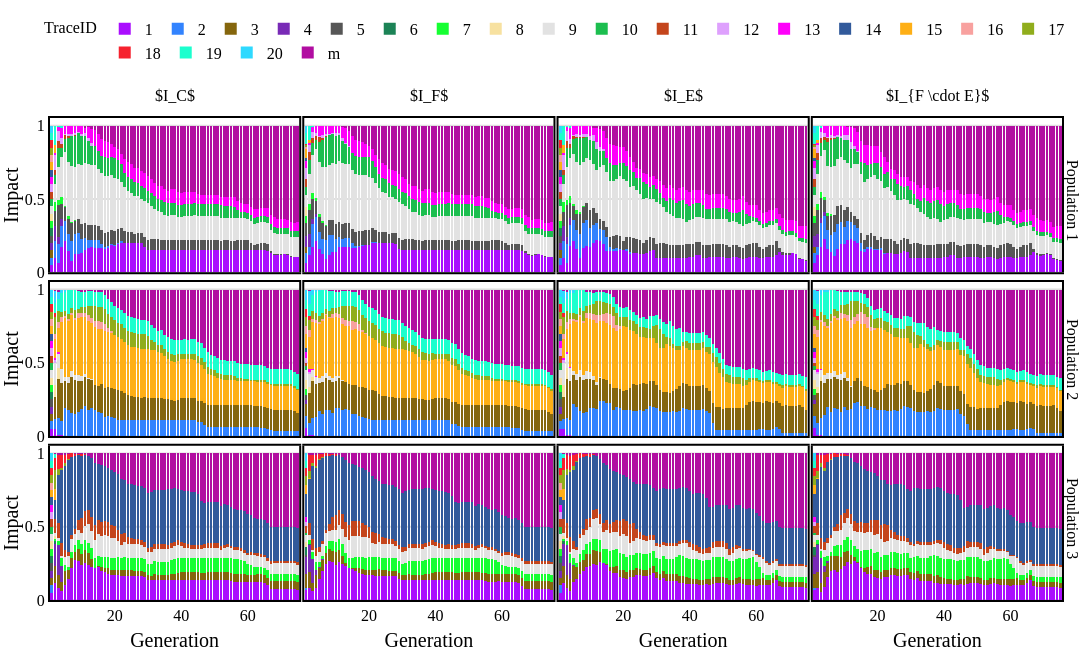

Notebook cell for this chart:
### Code cell
#fig = px.bar(current_df, x='generation', y=traceid_columns, facet_row="crossover", facet_col="mutation", title='Counting Impact per TraceID over Generations', labels={'value': 'Counting Impact', 'generation': 'Generation'}, barmode='stack', color_discrete_sequence=px.colors.qualitative.Alphabet) #Light24


import plotly.express as px
import plotly.graph_objects as go
from plotly.subplots import make_subplots

def get_boxplot_data(df, legend=False):
    df.drop(columns=['run_number', 'crossover', 'mutation'], inplace=True)
    traceid_columns = [col for col in df.columns if col != 'generation']
    fig = px.bar(df, x='generation', y=traceid_columns, barmode='stack', color_discrete_sequence=px.colors.qualitative.Alphabet, facet_row="initial_population") #Light24

    if not legend:
        fig.update_traces(showlegend=False)
    return fig

def filter_df(df, co, mu):
    #current_df = df[df['initial_population'] == pop]
    current_df = df[df['crossover'] == co]#current_df[current_df['crossover'] == co]
    current_df = current_df[current_df['mutation'] == mu]
    return current_df

#populations = counting_impact['initial_population'].unique() #["population 2"]
crossovers = counting_impact['crossover'].unique() #["LX"]
mutations = counting_impact['mutation'].unique() #["UM"]


#for pop in populations:
for co in crossovers:
    for mu in mutations:
        current_ci_df = filter_df(counting_impact, co, mu)
        current_fi_df = filter_df(fitness_impact, co, mu)
        current_ei_df = filter_df(entropy_impact, co, mu)
        current_fei_df = filter_df(fitness_entropy_impact, co, mu)
        column_names = ["$I_C$", "$I_F$", "$I_E$", "$I_{F \\cdot E}$"]
        fig = make_subplots(rows=3, cols=4, column_titles=column_names, shared_yaxes=True, shared_xaxes=True, horizontal_spacing=0.005, vertical_spacing=0.02)

        ci_box_fig = get_boxplot_data(current_ci_df)
        for i, trace in enumerate(ci_box_fig.data):
            row_num = (i % 3) + 1  # Verteilt auf 3 Zeilen
            fig.add_trace(trace, row=row_num, col=1)
        fi_box_fig = get_boxplot_data(current_fi_df)
        for i, trace in enumerate(fi_box_fig.data):
            row_num = (i % 3) + 1  # Verteilt auf 3 Zeilen
            fig.add_trace(trace, row=row_num, col=2)
        ei_box_fig = get_boxplot_data(current_ei_df)
        for i, trace in enumerate(ei_box_fig.data):
            row_num = (i % 3) + 1  # Verteilt auf 3 Zeilen
            fig.add_trace(trace, row=row_num, col=3)
        fei_box_fig = get_boxplot_data(current_fei_df)
        for i, trace in enumerate(fei_box_fig.data):
            row_num = (i % 3) + 1  # Verteilt auf 3 Zeilen
            fig.add_trace(trace, row=row_num, col=4)

        # Nach dem Hinzufügen aller Traces:
        fig.update_xaxes(title_text='Generation')  # Nur unten mittig
        fig.update_yaxes(title_text='Impact')     # Nur links mittig

        # Alle anderen Achsentitel entfernen
        for row in range(1, 4):
            for col in range(1, 5):
                if col != 1:  # delete X-Titel
                    fig.update_yaxes(title_text="", row=row, col=col)
                if row != 3:  # delete Y-Titel  
                    fig.update_xaxes(title_text="", row=row, col=col)

        # Legende nur für Traces der ersten Spalte anzeigen
        for i, trace in enumerate(fig.data):
            if trace.xaxis == 'x' and trace.yaxis == 'y':  # Subplot (1,1)
                trace.showlegend = True
            else:
                trace.showlegend = False
        #fig.update_yaxes(matches='y')
        #fig.update_xaxes(matches='y')
        fig.update_layout(
            template="dis_figure*2",
            width=dis_rotated_page_figure_size*1.7,
            height=dis_wide_figure_size*1.2, #for rotated page
            margin=dict(l=50, r=30, t=40, b=60),
            autosize=False
        )

        #fig.update_layout(xaxis_title='Generation', )
        #fig.update_xaxes(title_text='Generation')  

        fig.update_layout(barmode='stack')
        fig.update_layout(
            legend=dict(
                itemsizing='constant',
                itemwidth=30,  # Kompakte Symbol-Breite
                tracegroupgap=0,  # Weniger Abstand zwischen Items
                orientation="h",
                yanchor="bottom",
                y=1.1,
                xanchor="center",
                x=0.5,
                title="TraceID"
            ),
            yaxis_title='Impact'
        )
        
        fig.for_each_annotation(lambda a: a.update(
            text=a.text.replace("$I_", "$I_"),
            y=1.025  # Höher = mehr Abstand (Standard ist ~1.07)
        ))
        # Entfernen der automatischen row titles
        fig.for_each_annotation(lambda a: a.update(text="") if "initial_population" in a.text else None)

        # Neue row titles hinzufügen
        fig.add_annotation(text="Population 1", x=1.01, y=0.83, xref="paper", yref="paper", showarrow=False, textangle=90, xanchor="center", yanchor="middle")
        fig.add_annotation(text="Population 2", x=1.01, y=0.5, xref="paper", yref="paper", showarrow=False, textangle=90, xanchor="center", yanchor="middle")
        fig.add_annotation(text="Population 3", x=1.01, y=0.17, xref="paper", yref="paper", showarrow=False, textangle=90, xanchor="center", yanchor="middle")
        if co == "UX" and mu == "GM":
            fig.show()
        fig.write_image(f"../figures/single_run_in_detail/operator_impact_co_{co}_mu_{mu}.pdf")
